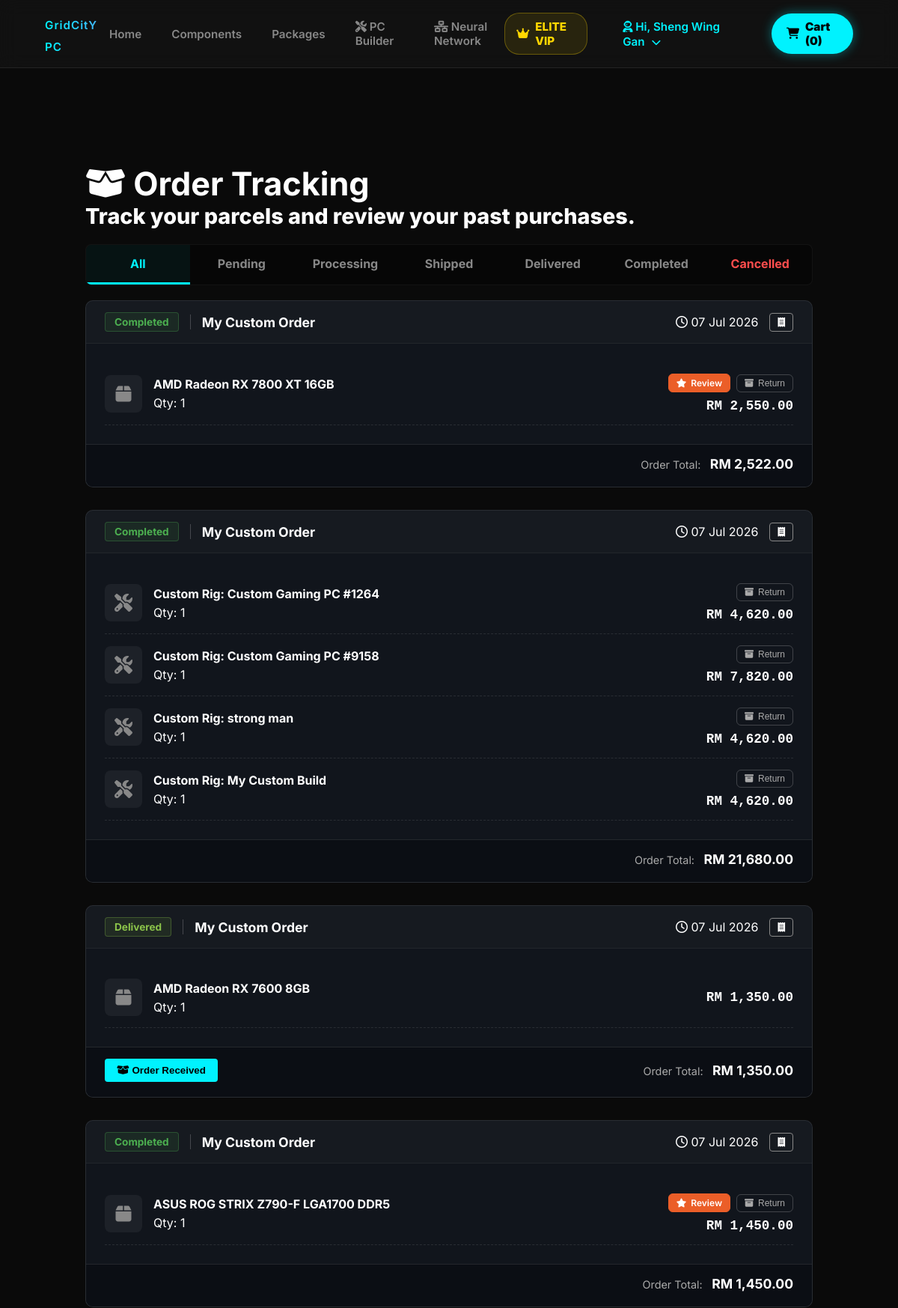
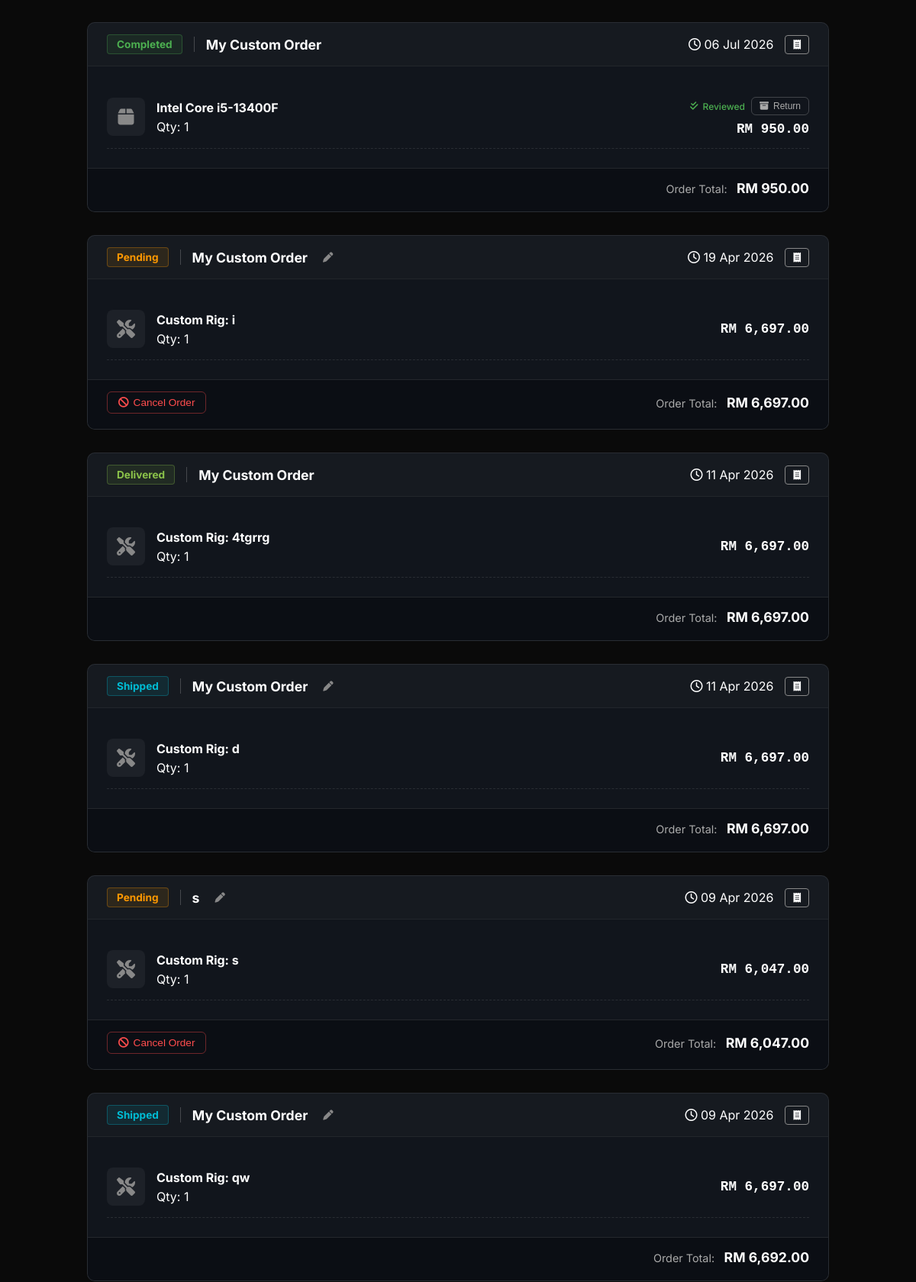
/my_orders.php (signed in, upper part), run on the app's committed database (2 pictures, top to bottom).
### tables this page shows
CREATE TABLE `orders` (
  `order_id` int(11) NOT NULL,
  `order_name` varchar(100) DEFAULT 'My Custom Order',
  `customer_id` int(11) NOT NULL,
  `order_date` datetime DEFAULT current_timestamp(),
  `total_amount` decimal(10,2) NOT NULL,
  `coins_used` int(11) NOT NULL DEFAULT 0,
  `discount_amount` decimal(10,2) NOT NULL DEFAULT 0.00,
  `shipping_address` text NOT NULL,
  `contact_number` varchar(20) DEFAULT NULL,
  `order_status` varchar(20) DEFAULT 'Pending'
);

CREATE TABLE `order_details` (
  `order_detail_id` int(11) NOT NULL,
  `order_id` int(11) NOT NULL,
  `product_id` int(11) DEFAULT NULL,
  `pc_build` int(11) DEFAULT NULL,
  `package_id` int(11) DEFAULT NULL,
  `affiliate_id` int(11) DEFAULT NULL,
  `quantity` int(11) NOT NULL,
  `unit_price` decimal(10,2) NOT NULL,
  `return_status` varchar(50) DEFAULT NULL,
  `return_reason` text DEFAULT NULL,
  `return_image` varchar(255) DEFAULT NULL
);

CREATE TABLE `products` (
  `product_id` int(11) NOT NULL,
  `category_id` int(11) NOT NULL,
  `product_name` varchar(100) NOT NULL,
  `description` text DEFAULT NULL,
  `price` decimal(10,2) NOT NULL,
  `stock_quantity` int(11) NOT NULL DEFAULT 0,
  `specifications` text DEFAULT NULL,
  `image_url` longtext DEFAULT NULL,
  `status` varchar(20) DEFAULT 'Available',
  `tdp_wattage` int(11) DEFAULT 0,
  `is_package` tinyint(1) DEFAULT 0,
  `socket_type` varchar(20) DEFAULT NULL COMMENT 'For CPU and Motherboard (e.g., LGA1700, AM5)',
  `ram_type` varchar(20) DEFAULT NULL COMMENT 'For Motherboard and RAM (e.g., DDR4, DDR5)',
  `performance_tier` int(2) DEFAULT 0 COMMENT '1-10 scale for AI Bottleneck calculation'
);

### my_orders.php (the view, shortened to what this page needs)
<?php
require_once 'config.php';
$customer_id = $_SESSION['customer_id'];
$auto_complete_query = "UPDATE orders SET order_status = 'Completed' WHERE order_status = 'Delivered' AND order_date <= DATE_SUB(NOW(), INTERVAL 7 DAY)";
$conn->query($auto_complete_query);
$current_filter = isset($_GET['status']) ? $_GET['status'] : 'All';
$orders = [];
if ($current_filter === 'All') {
    $query_orders = "SELECT * FROM orders WHERE customer_id = ? ORDER BY order_date DESC";
    $stmt = $conn->prepare($query_orders);
    $stmt->bind_param("i", $customer_id);
} else {
    $query_orders = "SELECT * FROM orders WHERE customer_id = ? AND order_status = ? ORDER BY order_date DESC";
    $stmt = $conn->prepare($query_orders);
    $stmt->bind_param("is", $customer_id, $current_filter);
}
$stmt->execute();
$result_orders = $stmt->get_result();
while ($row = $result_orders->fetch_assoc()) {
    $order_id = $row['order_id'];
    $query_details = "
        SELECT od.*, p.product_name, sb.build_name, pk.package_name,
               (SELECT COUNT(*) FROM reviews r WHERE r.product_id = od.product_id AND r.customer_id = ?) AS is_reviewed
        FROM order_details od
        LEFT JOIN products p ON od.product_id = p.product_id
        LEFT JOIN saved_builds sb ON od.pc_build = sb.pc_build
        LEFT JOIN packages pk ON od.package_id = pk.package_id
        WHERE od.order_id = ?
    ";
    $stmt_details = $conn->prepare($query_details);
    $stmt_details->bind_param("ii", $customer_id, $order_id);
    $stmt_details->execute();
    $result_details = $stmt_details->get_result();
    $items = [];
    while ($item = $result_details->fetch_assoc()) {
        $item_display_name = $item['product_name'];
        if (!$item_display_name) {
            if ($item['build_name']) {
                $item_display_name = "Custom Rig: " . $item['build_name'];
            } elseif ($item['package_name']) {
                $item_display_name = "Package: " . $item['package_name'];
            } else {
                $item_display_name = "Unknown Item";
            }
        }
        $item['display_name'] = $item_display_name;
        $items[] = $item;
    }
    $row['items'] = $items;
    $orders[] = $row;
}
?>
<!DOCTYPE html>
<html lang="en">
<head>
    <link rel="stylesheet" href="https://cdnjs.cloudflare.com/ajax/libs/font-awesome/6.4.0/css/all.min.css">
    <link rel="stylesheet" href="css/style.css">
</head>
<body>
    <?php include 'includes/header.php'; ?>
    <main class="main-container cart-page-wrapper">
        <div class="auth-title" style="text-align: left; margin-bottom: 20px;">
            <h2><i class="fa-solid fa-box-open"></i> Order Tracking</h2>
            <p class="specs">Track your parcels and review your past purchases.</p>
        </div>
        <div class="order-tabs">
            <a href="my_orders.php?status=All" class="<?php echo $current_filter == 'All' ? 'active' : ''; ?>">All</a>
            <a href="my_orders.php?status=Pending" class="<?php echo $current_filter == 'Pending' ? 'active' : ''; ?>">Pending</a>
            <a href="my_orders.php?status=Processing" class="<?php echo $current_filter == 'Processing' ? 'active' : ''; ?>">Processing</a>
            <a href="my_orders.php?status=Shipped" class="<?php echo $current_filter == 'Shipped' ? 'active' : ''; ?>">Shipped</a>
            <a href="my_orders.php?status=Delivered" class="<?php echo $current_filter == 'Delivered' ? 'active' : ''; ?>">Delivered</a>
            <a href="my_orders.php?status=Completed" class="<?php echo $current_filter == 'Completed' ? 'active' : ''; ?>">Completed</a>
            <a href="my_orders.php?status=Cancelled" class="<?php echo $current_filter == 'Cancelled' ? 'active' : ''; ?>" style="color: #ff4d4d;">Cancelled</a>
        </div>
        <?php if (empty($orders)): ?>
            <div class="cart-empty-state">
                <i class="fa-solid fa-box" style="font-size: 3rem; color: var(--text-muted); margin-bottom: 15px;"></i>
                <h3 style="color: var(--text-main);">No orders found in this category.</h3>
            </div>
        <?php else: ?>
            <?php foreach ($orders as $order): ?>
                <div class="order-card">
                    <div class="order-header">
                        <div style="display: flex; align-items: center; gap: 10px;">
                            <span class="status-badge badge-<?php echo htmlspecialchars($order['order_status']); ?>">
                                <?php echo htmlspecialchars($order['order_status']); ?>
                            </span>
                            <span style="color: var(--text-main); font-weight: bold; font-size: 1.1rem;">
                                <?php echo htmlspecialchars($order['order_name'] ?? 'Order #' . str_pad($order['order_id'], 5, "0", STR_PAD_LEFT)); ?>
                            </span>
                            <?php if (in_array($order['order_status'], ['Pending', 'Processing', 'Shipped'])): ?>
                            <button class="btn-rename" onclick="promptRename(<?php echo $order['order_id']; ?>, '<?php echo addslashes(htmlspecialchars($order['order_name'] ?? 'Order #'.$order['order_id'])); ?>')">
                                <i class="fa-solid fa-pen"></i>
                            </button>
                            <?php endif; ?>
                        </div>
                        <div style="display: flex; gap: 15px; align-items: center;">
                            <span class="specs"><i class="fa-regular fa-clock"></i> <?php echo date('d M Y', strtotime($order['order_date'])); ?></span>
                            <a href="invoice.php?id=<?php echo $order['order_id']; ?>" target="_blank" class="btn" style="padding: 4px 10px; border: 1px solid var(--text-muted); color: var(--text-main); border-radius: 4px; font-size: 0.8rem; text-decoration: none;">
                                <i class="fa-solid fa-receipt"></i>
                            </a>
                        </div>
                    </div>
<div class="order-body" style="display: flex; flex-direction: column; width: 100%;">
    <?php
    foreach ($order['items'] as $item):
    ?>
        <div class="order-item-wrapper" style="display: flex; justify-content: space-between; align-items: center; padding: 15px 0; border-bottom: 1px dashed rgba(255,255,255,0.1);">
            <div class="item-info" style="display: flex; gap: 15px; align-items: center; flex: 1;">
                <div class="item-thumb" style="width: 50px; height: 50px; background: rgba(255,255,255,0.05); border-radius: 8px; display: flex; justify-content: center; align-items: center;">
                    <i class="fa-solid <?php echo strpos(strtolower($item['display_name']), 'custom') !== false ? 'fa-screwdriver-wrench' : 'fa-box'; ?>" style="font-size: 1.5rem; color: var(--text-muted);"></i>
                </div>
                <div>
                    <h4 style="color: var(--text-main); margin: 0 0 5px 0; font-size: 1rem;">
                        <?php echo htmlspecialchars($item['display_name']); ?>
                    </h4>
                    <span class="specs">Qty: <?php echo $item['quantity']; ?></span>
                </div>
            </div>
           <div class="item-actions" style="display: flex; flex-direction: column; align-items: flex-end; gap: 8px;">
                <?php if ($order['order_status'] == 'Completed'): ?>
                    <div style="display: flex; gap: 8px; align-items: center;"> <?php if (!empty($item['product_id'])): ?>
                            <?php if ($item['is_reviewed'] > 0): ?>
                                <span class="badge-text-green" style="font-size: 0.75rem; padding: 4px 0;">
                                    <i class="fa-solid fa-check-double"></i> Reviewed
                                </span>
                            <?php else: ?>
                                <a href="leave_review.php?product_id=<?php echo $item['product_id']; ?>" class="btn-solid-orange" style="font-size: 0.75rem; padding: 4px 10px;">
                                    <i class="fa-solid fa-star"></i> Review
                                </a>
                            <?php endif; ?>
                        <?php endif; ?>
<?php if (!empty($item['return_status'])): ?>
                            <?php
                                $badge_class = 'badge-outline-orange';
                                $icon_class = 'fa-clock-rotate-left';
                                if ($item['return_status'] == 'Refunded') {
                                    $badge_class = 'badge-outline-green';
                                    $icon_class = 'fa-circle-check';
                                } elseif ($item['return_status'] == 'Rejected') {
                                    $badge_class = 'badge-outline-red';
                                    $icon_class = 'fa-circle-xmark';
                                }
                            ?>
                            <span class="<?php echo $badge_class; ?>" style="font-size: 0.75rem; padding: 4px 10px;">
                                <i class="fa-solid <?php echo $icon_class; ?>"></i> Return: <?php echo htmlspecialchars($item['return_status']); ?>
                            </span>
                        <?php else: ?>
                            <button type="button" class="btn-outline-muted" style="font-size: 0.75rem; padding: 4px 10px;" onclick="promptReturn(<?php echo $order['order_id']; ?>, <?php echo $item['order_detail_id']; ?>)">
                                <i class="fa-solid fa-box-archive"></i> Return
                            </button>
                        <?php endif; ?>
                    </div>
                <?php endif; ?>
                <div style="color: var(--text-main); font-weight: bold; font-size: 1.1rem; font-family: 'JetBrains Mono', monospace;">
                    RM <?php echo number_format($item['unit_price'], 2); ?>
                </div>
            </div>
            </div>
    <?php endforeach; ?>
</div>
<div class="order-footer" style="display: flex; justify-content: space-between; align-items: center; padding-top: 15px;">
    <div style="display: flex; gap: 10px;"> <?php if ($order['order_status'] == 'Delivered'): ?>
            <form method="POST" action="my_orders.php" style="margin: 0;">
                <button type="submit" class="btn-received" onclick="return confirm('Have you received the products in good condition?');">
                    <i class="fa-solid fa-box-open"></i> Order Received
                </button>
            </form>
        <?php endif; ?>
        <?php if ($order['order_status'] == 'Pending'): ?>
            <form method="POST" action="my_orders.php" style="margin: 0;">
                <button type="submit" class="btn-outline-muted" style="color: #ff4d4d; border-color: rgba(255, 77, 77, 0.4);" onclick="return confirm('Are you sure you want to cancel this order? RM <?php echo number_format($order['total_amount'], 2); ?> will be refunded to your wallet immediately.');">
                    <i class="fa-solid fa-ban"></i> Cancel Order
                </button>
            </form>
        <?php endif; ?>
    </div> <div style="text-align: right;">
        <span style="color: #aaa; font-size: 0.9rem;">Order Total:</span>
        <strong style="color: #fff; font-size: 1.1rem; margin-left: 8px;">RM <?php echo number_format($order['total_amount'], 2); ?></strong>
    </div>
</div> </div> <?php endforeach; ?> <?php endif; ?> </main> <?php include 'includes/footer.php'; ?>
</body>
</html>

### data on the page
orders: order_status "Completed", order_name "My Custom Order", order_date "07 Jul 2026", total_amount "2,522.00"
order_details: product.product_name "AMD Radeon RX 7800 XT 16GB", quantity "1", unit_price "2,550.00"
orders: order_status "Completed", order_name "My Custom Order", order_date "07 Jul 2026", total_amount "21,680.00"
order_details: display_name "Custom Rig: Custom Gaming PC #1264", quantity "1", unit_price "4,620.00"
order_details: display_name "Custom Rig: Custom Gaming PC #9158", quantity "1", unit_price "7,820.00"
order_details: display_name "Custom Rig: strong man", quantity "1", unit_price "4,620.00"
order_details: display_name "Custom Rig: My Custom Build", quantity "1", unit_price "4,620.00"
orders: order_status "Delivered", order_name "My Custom Order", order_date "07 Jul 2026", total_amount "1,350.00"
order_details: product.product_name "AMD Radeon RX 7600 8GB", quantity "1", unit_price "1,350.00"
orders: order_status "Completed", order_name "My Custom Order", order_date "07 Jul 2026", total_amount "1,450.00"
order_details: product.product_name "ASUS ROG STRIX Z790-F LGA1700 DDR5", quantity "1", unit_price "1,450.00"
orders: order_status "Completed", order_name "My Custom Order", order_date "06 Jul 2026", total_amount "950.00"
order_details: product.product_name "Intel Core i5-13400F", quantity "1", shows "Reviewed", unit_price "950.00"
orders: order_status "Pending", order_name "My Custom Order", order_date "19 Apr 2026", total_amount "6,697.00"
order_details: display_name "Custom Rig: i", quantity "1", unit_price "6,697.00"
orders: order_status "Delivered", order_name "My Custom Order", order_date "11 Apr 2026", total_amount "6,697.00"
order_details: display_name "Custom Rig: 4tgrrg", quantity "1", unit_price "6,697.00"
orders: order_status "Shipped", order_name "My Custom Order", order_date "11 Apr 2026", total_amount "6,697.00"
order_details: display_name "Custom Rig: d", quantity "1", unit_price "6,697.00"
orders: order_status "Pending", order_name "s", order_date "09 Apr 2026", total_amount "6,047.00"
order_details: display_name "Custom Rig: s", quantity "1", unit_price "6,047.00"
orders: order_status "Shipped", order_name "My Custom Order", order_date "09 Apr 2026", total_amount "6,692.00"
order_details: display_name "Custom Rig: qw", quantity "1", unit_price "6,697.00"

### other printed values
$_SESSION['username'] "Sheng Wing Gan"
$cart_item_count "0"
